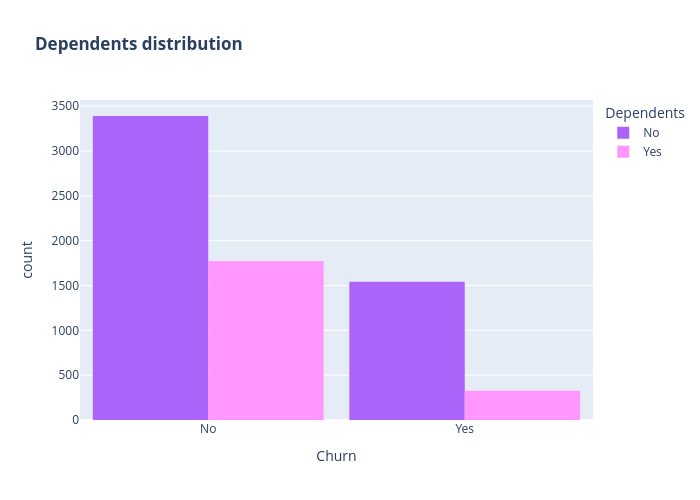

This figure's notebook cell:
### Markdown cell above
Muchos clientes eligen el servicio de fibra óptica y es evidente que quienes la utilizan tienen una alta tasa de abandono, lo que podría indicar insatisfacción con este tipo de servicio de internet. Los clientes con servicio DSL son mayoría y tienen una tasa de abandono menor que los de fibra óptica.

### Code cell
color_map = {"Yes": "#FF97FF", "No": "#AB63FA"}
fig = px.histogram(df, x="Churn", color="Dependents", barmode="group", title="<b>Dependents distribution</b>", color_discrete_map=color_map)
fig.update_layout(width=700, height=500, bargap=0.1)
fig.show()

### Figure 1 — Plotly figure (JSON) as saved in the notebook; plotly's stock layout.template omitted (floating-point values rounded to 4 significant figures; data arrays with more than 128 entries replaced by an {"elided": "..."} marker saying what was removed)
{"data": [{"alignmentgroup": "True", "bingroup": "x", "hovertemplate": "Dependents=No<br>Churn=%{x}<br>count=%{y}<extra></extra>", "legendgroup": "No", "marker": {"color": "#AB63FA", "pattern": {"shape": ""}}, "name": "No", "offsetgroup": "No", "orientation": "v", "showlegend": true, "type": "histogram", "x": {"elided": "4933 str values"}, "xaxis": "x", "yaxis": "y"}, {"alignmentgroup": "True", "bingroup": "x", "hovertemplate": "Dependents=Yes<br>Churn=%{x}<br>count=%{y}<extra></extra>", "legendgroup": "Yes", "marker": {"color": "#FF97FF", "pattern": {"shape": ""}}, "name": "Yes", "offsetgroup": "Yes", "orientation": "v", "showlegend": true, "type": "histogram", "x": {"elided": "2099 str values"}, "xaxis": "x", "yaxis": "y"}], "layout": {"bargap": 0.1, "barmode": "group", "height": 500, "legend": {"title": {"text": "Dependents"}, "tracegroupgap": 0}, "title": {"text": "<b>Dependents distribution</b>"}, "width": 700, "xaxis": {"anchor": "y", "autorange": true, "domain": [0, 1], "range": [-0.5, 1.5], "title": {"text": "Churn"}, "type": "category"}, "yaxis": {"anchor": "x", "autorange": true, "domain": [0, 1], "range": [0, 3568.0], "title": {"text": "count"}}}}
